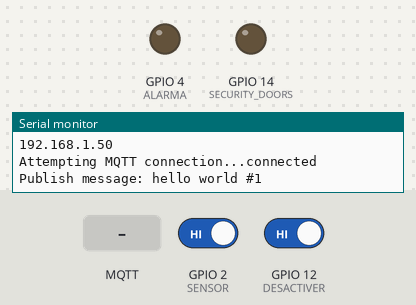
A sketch run on a simulated ESP8266 (NodeMCU). On the bench: output pins drawn as LEDs (lit = HIGH), the last lines printed to the serial monitor. The inputs (shaded band) are chosen by the test bench; at power-on: GPIO 2 (SENSOR) HIGH, GPIO 12 (DESACTIVER) HIGH. WiFi joins after 1.5 s; servers stay silent unless stated; random numbers use the default seed unless the sketch sets one; no MQTT or app messages arrive unless stated.

Above: at 2.7 s.
2.8 s: GPIO 2 (SENSOR) driven LOW
At 4.0 s:
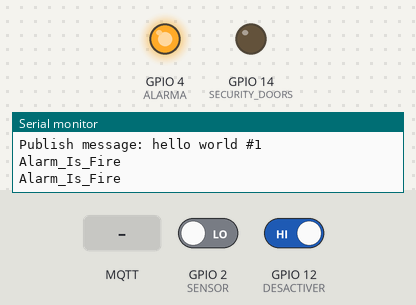
4.3 s: MQTT message "C" arrives on the first subscribed topic
At 6.0 s:
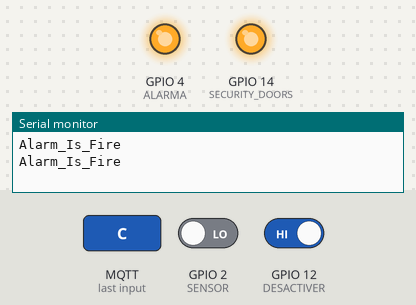
6.3 s: MQTT message "1" arrives on the first subscribed topic
At 7.7 s:
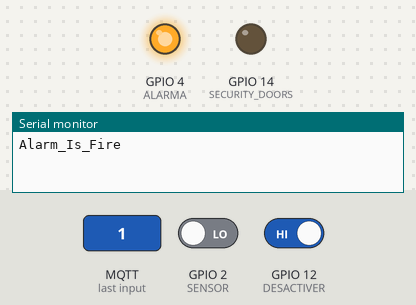
10.3 s: GPIO 2 (SENSOR) driven HIGH and GPIO 12 (DESACTIVER) driven LOW
At 12.1 s:
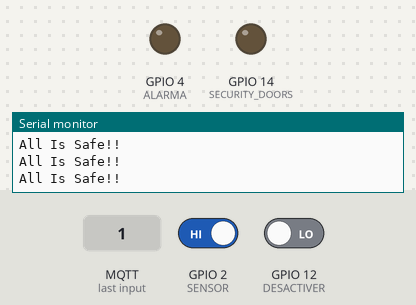
Timing chart, 0 to 13.6 s (numbered marks = the images above; inputs shaded):
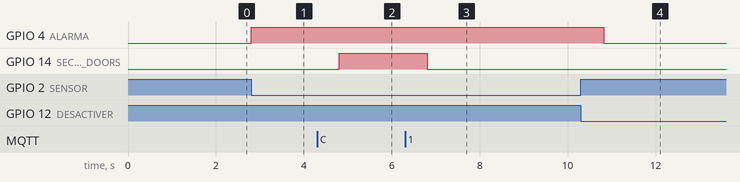

Measured:
- after the input at 2.8 s, GPIO 4 (ALARMA): LOW → HIGH at once
- after the input at 4.3 s, GPIO 14 (SECURITY_DOORS): LOW → HIGH after 0.50 s
- after the input at 6.3 s, GPIO 14 (SECURITY_DOORS): HIGH → LOW after 0.51 s
- after the input at 10.3 s, GPIO 4 (ALARMA): HIGH → LOW after 0.52 s

The sketch:

MQTT_Delfin.ino
```cpp
#include <ESP8266WiFi.h>
#include <PubSubClient.h>

// Update these with values suitable for your network.

const char* ssid = "Dexter";
const char* password = "32649971";
const char* mqtt_server = "192.168.1.62";

WiFiClient espClient;
PubSubClient client(espClient);
unsigned long lastMsg = 0;
#define MSG_BUFFER_SIZE  (50)
char msg[MSG_BUFFER_SIZE];
char data[MSG_BUFFER_SIZE];
int value = 0;
int count = 0;
  int httpCode;
  int stateAlarm;
  int SENSOR = 2;
  int ALARMA = 4;
  int SECURITY_DOORS = 14;
  int DESACTIVER = 12;
void setup_wifi() {

  delay(10);
  // We start by connecting to a WiFi network
  Serial.println();
  Serial.print("Connecting to ");
  Serial.println(ssid);

  WiFi.mode(WIFI_STA);
  WiFi.begin(ssid, password);

  while (WiFi.status() != WL_CONNECTED) {
    delay(500);
    Serial.print(".");
  }

  randomSeed(micros());

  Serial.println("");
  Serial.println("WiFi connected");
  Serial.println("IP address: ");
  Serial.println(WiFi.localIP());
}

void callback(char* topic, byte* payload, unsigned int length) {
  Serial.print("Message arrived [");
  Serial.print("Topic MQTT callBack >>>");
  Serial.print(topic);
  Serial.print("] ");
  for (int i = 0; i < length; i++) {
    Serial.print("Topic MQTT callBack >>>");
    Serial.print((char)payload[i]);
  }
//  Serial.print((char)payload);

  if ((char)payload[0] == 'C') {
    digitalWrite(SECURITY_DOORS, HIGH);
    digitalWrite(BUILTIN_LED, LOW);
  } else {
    digitalWrite(SECURITY_DOORS, LOW);
    digitalWrite(BUILTIN_LED, HIGH);
  }

}

void reconnect() {
  // Loop until we're reconnected
  while (!client.connected()) {
    Serial.print("Attempting MQTT connection...");
    // Create a random client ID
    String clientId = "ESP8266Client-";
    clientId += String(random(0xffff), HEX);
    // Attempt to connect
    if (client.connect(clientId.c_str())) {
      Serial.println("connected");
      // Once connected, publish an announcement...
    //  client.publish("outTopic", "hello world");
     // client.publish("alarmTopic", "Alarm_Is_Fire");
      // ... and resubscribe
      client.subscribe("inTopic");
    } else {
      Serial.print("failed, rc=");
      Serial.print(client.state());
      Serial.println(" try again in 5 seconds");
      // Wait 5 seconds before retrying
      delay(5000);
    }
  }
}

void setup() {

  pinMode(SENSOR, INPUT_PULLUP);
  pinMode(DESACTIVER, INPUT_PULLUP);
  pinMode(ALARMA, OUTPUT);
  pinMode(SECURITY_DOORS, OUTPUT);

  digitalWrite(SECURITY_DOORS, LOW);
  digitalWrite(ALARMA, LOW);

  Serial.begin(115200);
  setup_wifi();
  client.setServer(mqtt_server, 1883);
  client.setCallback(callback);
}

void loop() {
   int pushButtonState;
    int desactiveState;
    pushButtonState = digitalRead(SENSOR);
    desactiveState = digitalRead(DESACTIVER);

  if (!client.connected()) {
    reconnect();
  }
  client.loop();

  unsigned long now = millis();

  if (now - lastMsg > 2000) {
    lastMsg = now;
    ++value;
    snprintf (msg, MSG_BUFFER_SIZE, "hello world #%ld", value);
    Serial.print("Publish message: ");
    Serial.println(msg);
 //   client.publish("outTopic", msg);
  }

  if(pushButtonState == LOW){
    ++count;
    snprintf (data, MSG_BUFFER_SIZE, "Alarm_Is_Fire", count);
    Serial.println(data);
    digitalWrite(ALARMA, HIGH);
    client.publish("alarmTopic", data);
    delay(1000);
  }else{
     if(desactiveState == LOW){
       digitalWrite(ALARMA, LOW);
       digitalWrite(SECURITY_DOORS, LOW);
       snprintf (data, MSG_BUFFER_SIZE, "System_reset", count);
       client.publish("alarmTopic", data);
       Serial.println("All Is Safe!!");
      }
    }
}
```
